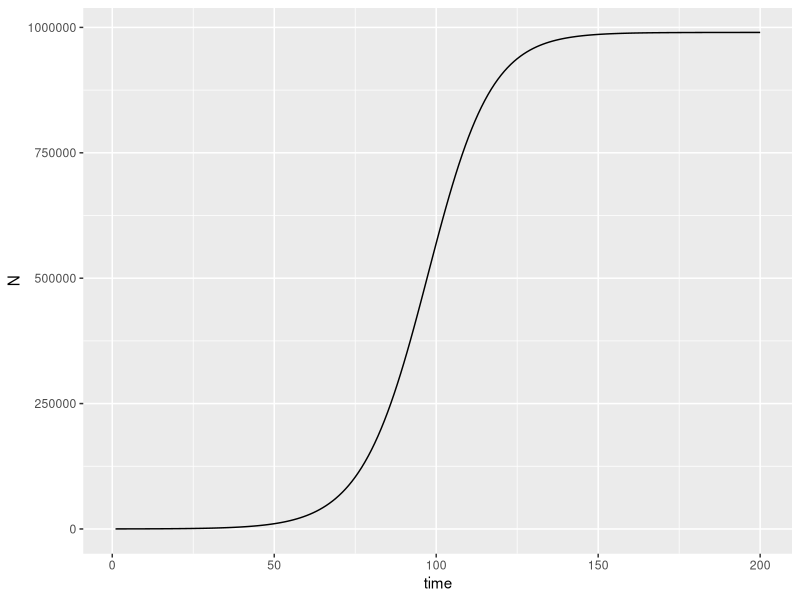
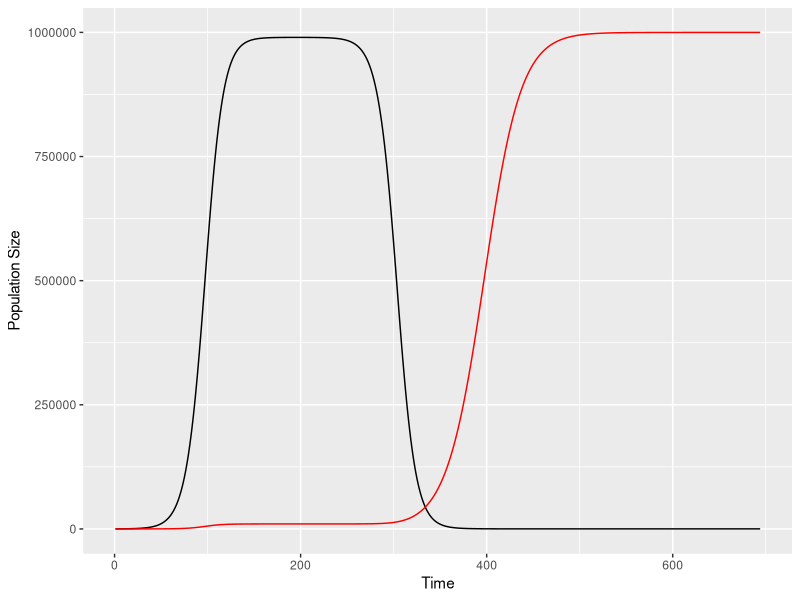

Reproduce these figures in R, in order.
library(ggplot2)

# set initial parameters without drug 
N0=99
r=0.1
K=1000000
timesteps=200

M0=1

# create vector to store N's and set initial N 
N=numeric(length=timesteps)
N[1]=N0

M=numeric(length=timesteps)
M[1]=M0

# simulate 
for (t in 1:(timesteps-1)){
  N[t+1] <- N[t]+r*N[t]*(1-((N[t]+M[t])/K))  
  M[t+1] <- M[t]+r*M[t]*(1-((N[t]+M[t])/K))  
  
}
#error at 113-114 ????

# make data frame to determine equilibrium point
detEq <- data.frame(time = (1:timesteps), N, M)

# plot to determine equilibrium point of N on graph 
a <- ggplot(data = detEq) + geom_line(aes(x=time, y=N)) 
a
# equilibrium point was found to be at time point 195 based on the graph

# dataframe pretreatment
befEq <- data.frame(time = (1:194), N[1:194], M[1:194], treatment = c(rep(0, 194)))
# normalize column names
colnames(befEq) = c("time", "N", "M", "treatment")

#----------------------------------- ADD DRUG TREATMENT ----------------------------------------------#
# reinitialize values/make new parameters
N20 = N[195]
rn2 = -0.1
K = 1000000
timesteps2 = 500
rm2 = 0.05
M20 = M[195]

# initialize vectors
N2=numeric(length=timesteps2)
N2[1]=N20

M2=numeric(length=timesteps2)
M2[1]=M20

# simulate 
for (t in 1:(timesteps2-1)){
  N2[t+1] <- N2[t]+rn2*N2[t]*(1-((N2[t]+M2[t])/K))  
  M2[t+1] <- M2[t]+rm2*M2[t]*(1-((N2[t]+M2[t])/K))  
  
}

# dataframe after equilibrium
aftEq <- data.frame(time = (195:694), N2, M2, treatment = c(rep(1,500)))
# make sure column names match so that rbind can be used
colnames(aftEq) = c("time", "N", "M", "treatment")

# combine befEq and aftEq
final <- rbind(befEq, aftEq)

# final graph
b <- ggplot(data = final) + 
  geom_line(aes(x = time, y = N), col = "black") +
  geom_line(aes(x = time, y = M), col = "red") +
  xlab("Time") + ylab("Population Size")
b

